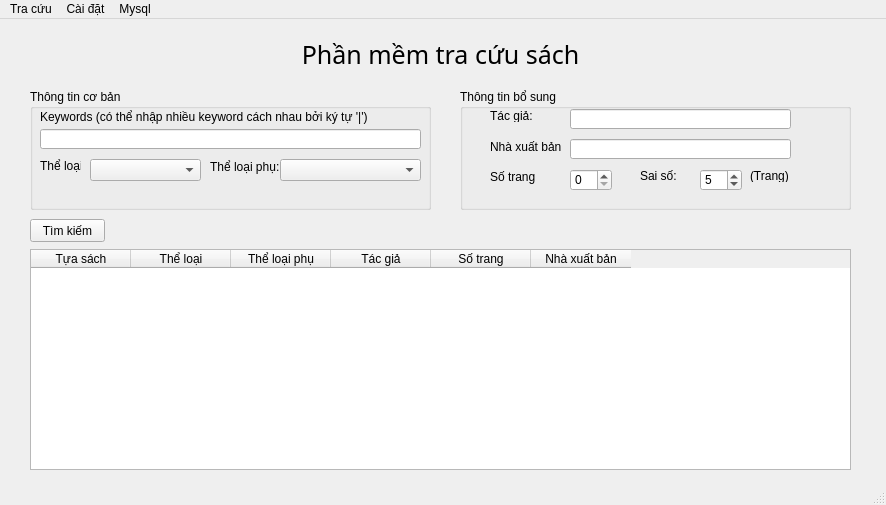
<?xml version="1.0" encoding="UTF-8"?>
<ui version="4.0">
 <class>MainWindow</class>
 <widget class="QMainWindow" name="MainWindow">
  <property name="geometry">
   <rect>
    <x>0</x>
    <y>0</y>
    <width>886</width>
    <height>505</height>
   </rect>
  </property>
  <property name="windowTitle">
   <string>MainWindow</string>
  </property>
  <widget class="QWidget" name="centralwidget">
   <widget class="QLabel" name="mainTitle">
    <property name="geometry">
     <rect>
      <x>-20</x>
      <y>10</y>
      <width>921</width>
      <height>51</height>
     </rect>
    </property>
    <property name="font">
     <font>
      <family>UTM American Sans</family>
      <pointsize>19</pointsize>
     </font>
    </property>
    <property name="text">
     <string>Phần mềm tra cứu sách</string>
    </property>
    <property name="alignment">
     <set>Qt::AlignCenter</set>
    </property>
   </widget>
   <widget class="QGroupBox" name="basicGroup">
    <property name="geometry">
     <rect>
      <x>30</x>
      <y>70</y>
      <width>401</width>
      <height>121</height>
     </rect>
    </property>
    <property name="title">
     <string>Thông tin cơ bản</string>
    </property>
    <widget class="QLabel" name="label">
     <property name="geometry">
      <rect>
       <x>10</x>
       <y>20</y>
       <width>371</width>
       <height>16</height>
      </rect>
     </property>
     <property name="text">
      <string>Keywords (có thể nhập nhiều keyword cách nhau bởi ký tự '|')</string>
     </property>
    </widget>
    <widget class="QLineEdit" name="keyWords">
     <property name="geometry">
      <rect>
       <x>10</x>
       <y>40</y>
       <width>381</width>
       <height>20</height>
      </rect>
     </property>
    </widget>
    <widget class="QLabel" name="label_2">
     <property name="geometry">
      <rect>
       <x>10</x>
       <y>70</y>
       <width>41</width>
       <height>13</height>
      </rect>
     </property>
     <property name="text">
      <string>Thể loại:</string>
     </property>
    </widget>
    <widget class="QComboBox" name="genre">
     <property name="geometry">
      <rect>
       <x>60</x>
       <y>70</y>
       <width>111</width>
       <height>22</height>
      </rect>
     </property>
    </widget>
    <widget class="QLabel" name="label_3">
     <property name="geometry">
      <rect>
       <x>180</x>
       <y>70</y>
       <width>81</width>
       <height>16</height>
      </rect>
     </property>
     <property name="text">
      <string>Thể loại phụ:</string>
     </property>
    </widget>
    <widget class="QComboBox" name="subGenre">
     <property name="geometry">
      <rect>
       <x>250</x>
       <y>70</y>
       <width>141</width>
       <height>22</height>
      </rect>
     </property>
    </widget>
   </widget>
   <widget class="QGroupBox" name="advancedGroup">
    <property name="geometry">
     <rect>
      <x>460</x>
      <y>70</y>
      <width>391</width>
      <height>121</height>
     </rect>
    </property>
    <property name="title">
     <string>Thông tin bổ sung</string>
    </property>
    <widget class="QLabel" name="label_4">
     <property name="geometry">
      <rect>
       <x>30</x>
       <y>20</y>
       <width>47</width>
       <height>13</height>
      </rect>
     </property>
     <property name="text">
      <string>Tác giả:</string>
     </property>
    </widget>
    <widget class="QLineEdit" name="author">
     <property name="geometry">
      <rect>
       <x>110</x>
       <y>20</y>
       <width>221</width>
       <height>20</height>
      </rect>
     </property>
    </widget>
    <widget class="QLabel" name="label_5">
     <property name="geometry">
      <rect>
       <x>30</x>
       <y>50</y>
       <width>71</width>
       <height>16</height>
      </rect>
     </property>
     <property name="text">
      <string>Nhà xuất bản:</string>
     </property>
    </widget>
    <widget class="QLineEdit" name="publisher">
     <property name="geometry">
      <rect>
       <x>110</x>
       <y>50</y>
       <width>221</width>
       <height>20</height>
      </rect>
     </property>
    </widget>
    <widget class="QLabel" name="label_6">
     <property name="geometry">
      <rect>
       <x>30</x>
       <y>80</y>
       <width>71</width>
       <height>16</height>
      </rect>
     </property>
     <property name="text">
      <string>Số trang</string>
     </property>
    </widget>
    <widget class="QSpinBox" name="pages">
     <property name="geometry">
      <rect>
       <x>110</x>
       <y>80</y>
       <width>42</width>
       <height>22</height>
      </rect>
     </property>
     <property name="maximum">
      <number>10000</number>
     </property>
    </widget>
    <widget class="QSpinBox" name="delta">
     <property name="geometry">
      <rect>
       <x>240</x>
       <y>80</y>
       <width>42</width>
       <height>22</height>
      </rect>
     </property>
     <property name="maximum">
      <number>10000</number>
     </property>
     <property name="value">
      <number>5</number>
     </property>
    </widget>
    <widget class="QLabel" name="label_7">
     <property name="geometry">
      <rect>
       <x>180</x>
       <y>80</y>
       <width>47</width>
       <height>13</height>
      </rect>
     </property>
     <property name="text">
      <string>Sai số:</string>
     </property>
    </widget>
    <widget class="QLabel" name="label_8">
     <property name="geometry">
      <rect>
       <x>290</x>
       <y>80</y>
       <width>47</width>
       <height>13</height>
      </rect>
     </property>
     <property name="text">
      <string>(Trang)</string>
     </property>
    </widget>
   </widget>
   <widget class="QPushButton" name="pushButton">
    <property name="geometry">
     <rect>
      <x>30</x>
      <y>200</y>
      <width>75</width>
      <height>23</height>
     </rect>
    </property>
    <property name="text">
     <string>Tìm kiếm</string>
    </property>
   </widget>
   <widget class="QTableWidget" name="tableWidget">
    <property name="geometry">
     <rect>
      <x>30</x>
      <y>230</y>
      <width>821</width>
      <height>221</height>
     </rect>
    </property>
    <column>
     <property name="text">
      <string>Tựa sách</string>
     </property>
    </column>
    <column>
     <property name="text">
      <string>Thể loại</string>
     </property>
    </column>
    <column>
     <property name="text">
      <string>Thể loại phụ</string>
     </property>
    </column>
    <column>
     <property name="text">
      <string>Tác giả</string>
     </property>
    </column>
    <column>
     <property name="text">
      <string>Số trang</string>
     </property>
    </column>
    <column>
     <property name="text">
      <string>Nhà xuất bản</string>
     </property>
    </column>
   </widget>
  </widget>
  <widget class="QMenuBar" name="menubar">
   <property name="geometry">
    <rect>
     <x>0</x>
     <y>0</y>
     <width>886</width>
     <height>21</height>
    </rect>
   </property>
   <widget class="QMenu" name="menuSetting">
    <property name="title">
     <string>Cài đặt</string>
    </property>
    <addaction name="connection"/>
   </widget>
   <widget class="QMenu" name="menuMysql">
    <property name="title">
     <string>Mysql</string>
    </property>
    <addaction name="actionMysql_editor"/>
   </widget>
   <widget class="QMenu" name="menuTra_c_u">
    <property name="title">
     <string>Tra cứu</string>
    </property>
    <addaction name="actionT_t_c_s_ch"/>
   </widget>
   <addaction name="menuTra_c_u"/>
   <addaction name="menuSetting"/>
   <addaction name="menuMysql"/>
  </widget>
  <widget class="QStatusBar" name="statusbar"/>
  <action name="connection">
   <property name="text">
    <string>Kết nối</string>
   </property>
  </action>
  <action name="actionT_t_c_s_ch">
   <property name="text">
    <string>Tất cả sách</string>
   </property>
  </action>
  <action name="actionMysql_editor">
   <property name="text">
    <string>Mysql editor</string>
   </property>
  </action>
 </widget>
 <resources/>
 <connections/>
</ui>
